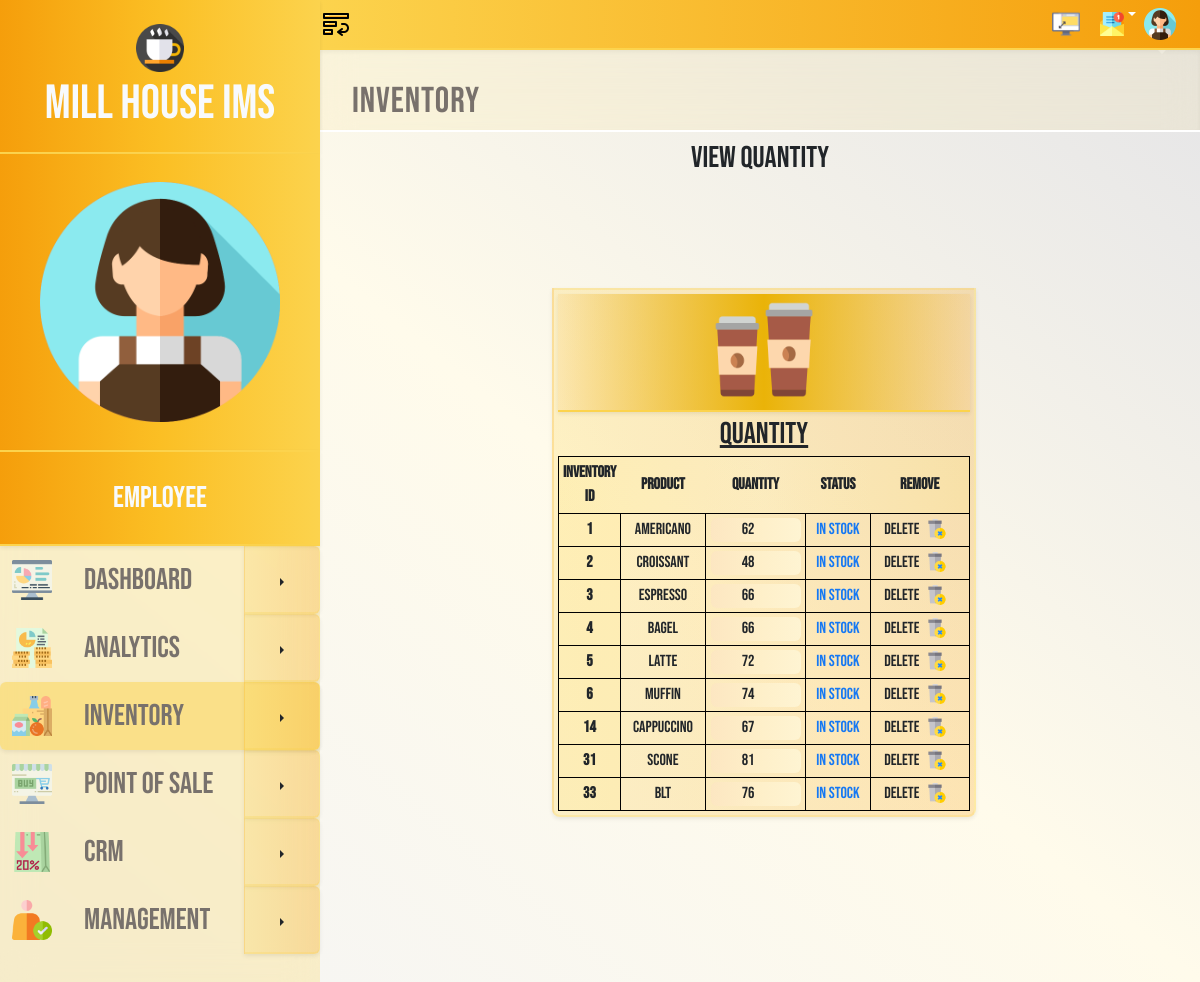
The app's page /inventory-quantity.php (signed in) with its own data.
### tables this page shows
CREATE TABLE `inventory` (
  `inventory_id` int(11) NOT NULL,
  `product_id` int(11) DEFAULT NULL,
  `quantity` int(11) DEFAULT NULL,
  `status` varchar(255) DEFAULT NULL
);

CREATE TABLE `product` (
  `product_id` int(11) NOT NULL,
  `name` varchar(255) DEFAULT NULL,
  `price` decimal(10,2) DEFAULT NULL,
  `category_id` int(11) DEFAULT NULL
);

### functions/inventory/inventory_table.php (the view, shortened to what this page needs)
<?php
include('functions/index/connection2data.php');
function getInventory($connection) {
    $stmt = $connection->query("SELECT inventory.*, product.name FROM inventory JOIN product ON inventory.product_id = product.product_id");
    return $stmt->fetchAll(PDO::FETCH_ASSOC);
}
$inventoryItems = getInventory($connection);
?>
<!DOCTYPE html>
<html lang="en">
<body>
    <h2 class="text-3xl mb-3">View Quantity</h2><br><br><br><br>
    <div class="flex justify-center h-[500px]">
        <div class=" w-2/4 ">
             <div class="border-2   bg-gradient-to-r from-amber-300/25  to-amber-500/25  border-amber-300/25 shadow-sm ml-2 mb-8 p-1 rounded-b-lg">
        <li class=" text-white text-2xl p-1  text-center shadow-sm justify-center bg-gradient-to-r from-amber-500/10 via-yellow-500 to-amber-500/10 border-b-2 border-amber-300 grid place-items-center" >
            <img class=" fill-current  h-[100px] w-[100px]  mb-2" focusable="false"  src="./UI/ProductQ.png">
          </li>
          <h3 class="underline text-3xl p-1">Quantity</h3>
        <table class="w-full">
        <thead>
            <tr class="bg-gradient-to-r from-amber-200/25 via-amber-100/25 to-amber-200/25 border border-black font-bold ">
                <th class="text-center p-1">Inventory ID</th>
                <th class="text-center p-1">Product</th>
                <th class="text-center p-1">Quantity</th>
                <th class="text-center p-1">Status</th>
                <th class="text-center p-1">Remove</th>
            </tr>
        </thead>
        <tbody>
            <?php foreach ($inventoryItems as $item): ?>
            <tr class="border border-black">
    <td class="text-center bg-amber-200/25 border border-black p-1 font-bold w-12"><?= htmlspecialchars($item['inventory_id']) ?></td>
    <td class="text-center border border-black p-1 "><?= htmlspecialchars($item['name']) ?></td>
                <td class="w-[100px] text-center border border-black p-1">
                    <form id="update-form-<?= $item['inventory_id'] ?>" method="POST" action="./functions/inventory/update_inventory.php">
                        <div class="grid grid-cols-1  justify-items-center">
                        <input class="text-center  bg-gradient-to-r from-amber-500/25 via-amber-400/25 to-amber-300/25 border-none   rounded w-[90px]" type="number" name="quantity" value="<?= htmlspecialchars($item['quantity']) ?>" readonly
                               onclick="editQuantity(this, <?= $item['inventory_id'] ?>)">
                        </div>
                    </form>
                </td>
                <td class="text-center border border-black p-1" data-status="<?= htmlspecialchars($item['status']) ?>">
    <?= htmlspecialchars($item['status']) ?>
</td>
                <td class="text-center border border-black p-1">
                    <form method="POST" action="./functions/inventory/delete_inventory.php" onsubmit="return confirm('Are you sure you want to delete this inventory item?');">
                        <div class="flex justify-center transition ease-in duration-200 transform hover:-translate-y-1 active:translate-y-0">
                            <input type="submit" name="delete" value="Delete">
                            <img class="h-5 w-5 mx-2 self-center mb-0.5"  src="./UI/delete.png">
                        </div>
                    </form>
                </td>
            </tr>
            <?php endforeach; ?>
        </tbody>
    </table>
    </div>
    </div>
    </div>
</body>
</html>

### records on screen
inventory: inventory_id "1", product.name "Americano", quantity "62", status "In Stock"
inventory: inventory_id "2", product.name "Croissant", quantity "48", status "In Stock"
inventory: inventory_id "3", product.name "Espresso", quantity "66", status "In Stock"
inventory: inventory_id "4", product.name "Bagel", quantity "66", status "In Stock"
inventory: inventory_id "5", product.name "Latte", quantity "72", status "In Stock"
inventory: inventory_id "6", product.name "Muffin", quantity "74", status "In Stock"
inventory: inventory_id "14", product.name "Cappuccino", quantity "67", status "In Stock"
inventory: inventory_id "31", product.name "Scone", quantity "81", status "In Stock"
inventory: inventory_id "33", product.name "BLT", quantity "76", status "In Stock"
